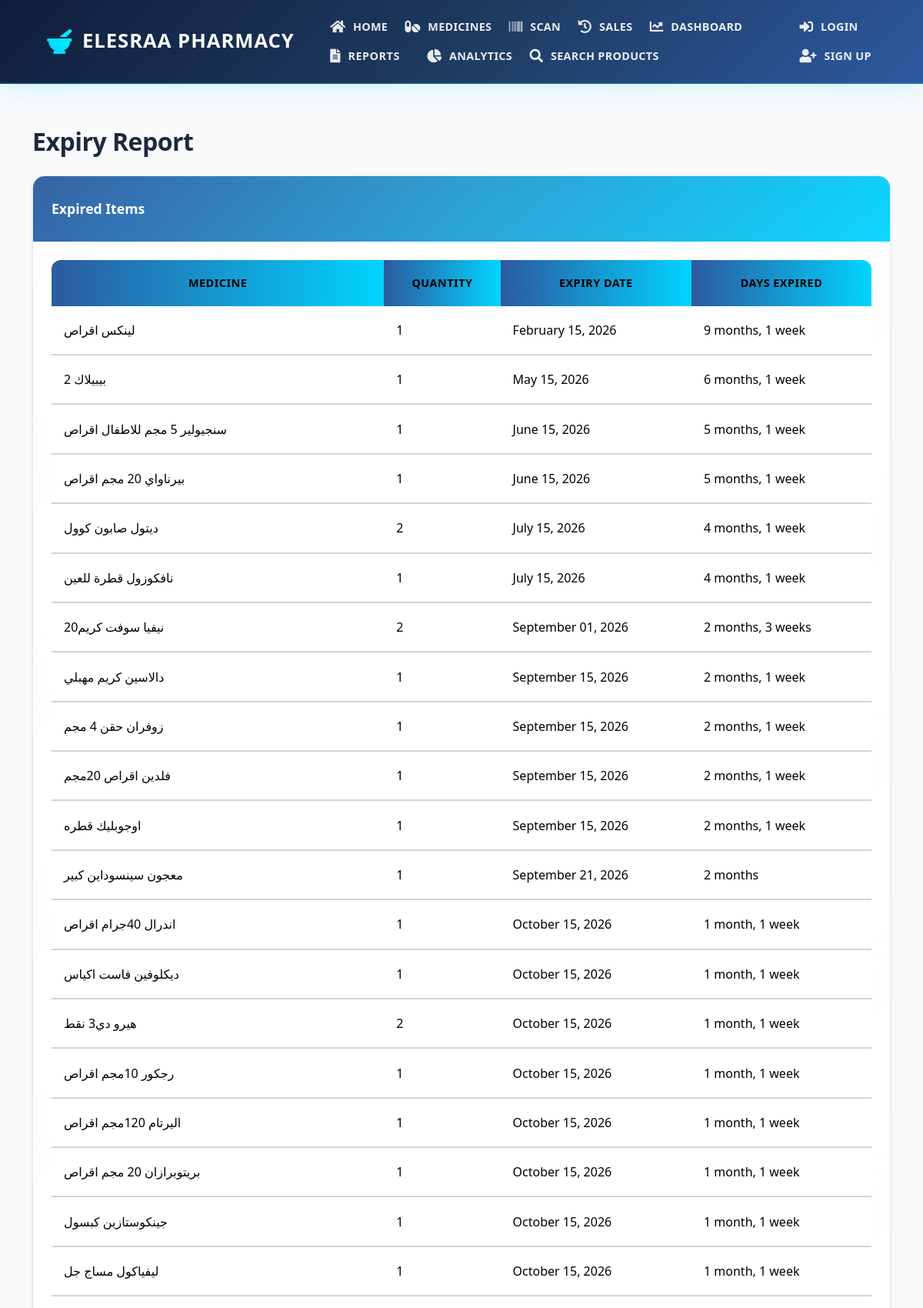
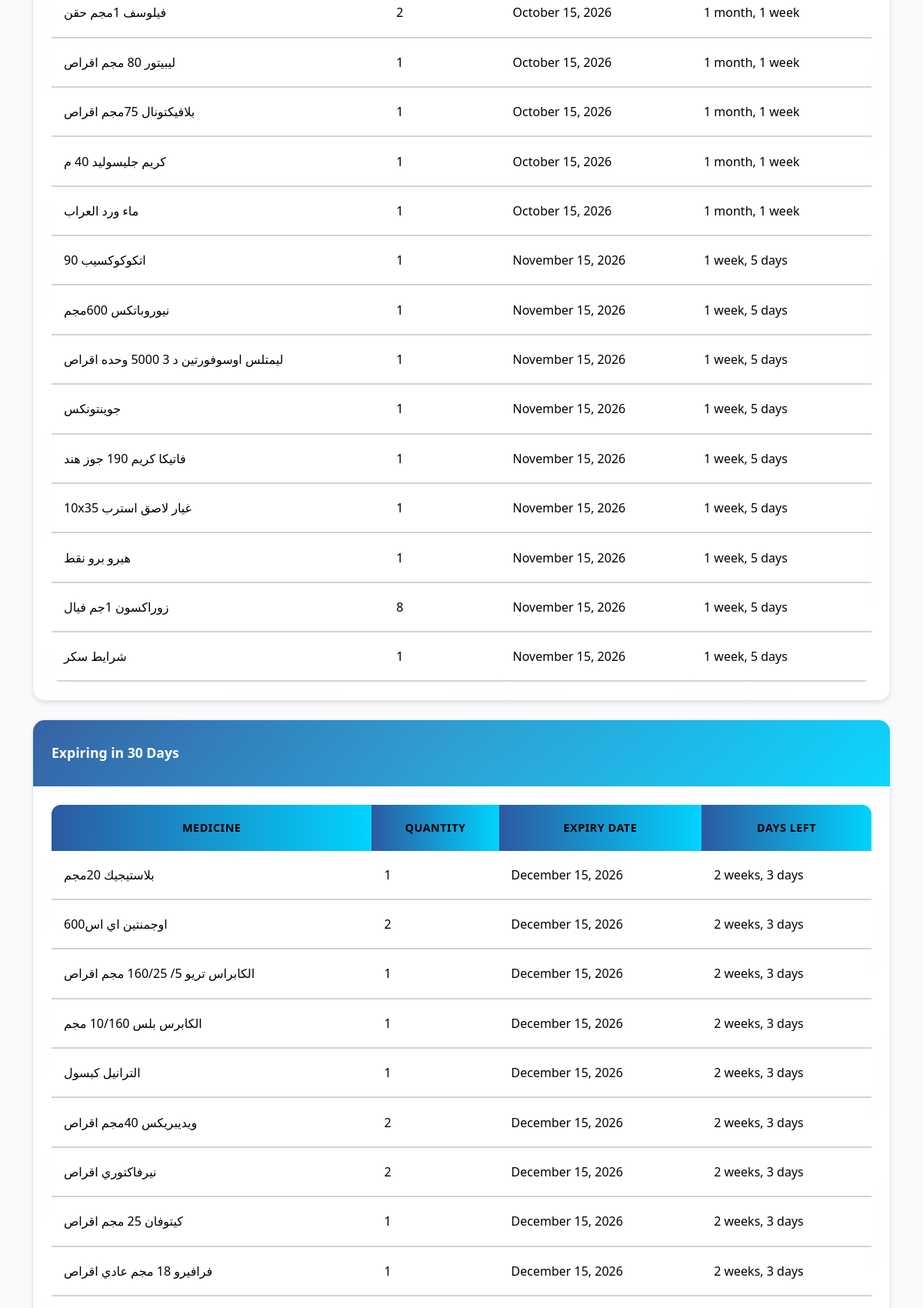
Page /reports/expiry/ (upper part) on the committed database (2 pictures, top to bottom).
### pharmacy/models.py (models this page shows, shortened)
class StockEntry(models.Model):
    medicine = models.ForeignKey(Medicine, on_delete=models.CASCADE, related_name='stock_entries')
    quantity = models.IntegerField()
    strips_remaining = models.IntegerField(null=True, blank=True, help_text="Actual strips remaining in this entry")
    expiration_date = models.DateField(null=False, blank=False)
    created_at = models.DateTimeField(auto_now_add=True)
    class Meta:
        ordering = ['expiration_date']
        constraints = [
            models.UniqueConstraint(fields=['medicine', 'expiration_date'], name='unique_medicine_expiration')
        ]

class Medicine(models.Model):
    CATEGORY_CHOICES = [
        ('OTC', 'Over The Counter'),
        ('PRE', 'Prescription'),
        ('SUP', 'Supplements'),
        ('COS', 'Cosmetics'),
    ]
    name = models.CharField(max_length=200)
    description = models.TextField()
    price = models.DecimalField(max_digits=10, decimal_places=2)
    purchase_price = models.DecimalField(
        max_digits=10,
        decimal_places=2,
        help_text="Cost price of the product"
    )
    stock = models.IntegerField(default=0)
    category = models.CharField(max_length=3, choices=CATEGORY_CHOICES)
    image = models.ImageField(upload_to='medicines/', null=True, blank=True)
    barcode = models.ImageField(upload_to='barcodes/', blank=True)
    barcode_number = models.CharField(max_length=13, unique=True)
    created_at = models.DateTimeField(auto_now_add=True)
    updated_at = models.DateTimeField(auto_now=True)
    is_active = models.BooleanField(default=True)
    reorder_level = models.IntegerField(default=10, help_text="Minimum stock level before reorder")
    strips_per_box = models.PositiveIntegerField(
        default=1,
        help_text="Number of strips per box"
    )
    can_sell_strips = models.BooleanField(
        default=True,
        help_text="Allow selling individual strips"
    )
    strip_price = models.DecimalField(
        max_digits=10,
        decimal_places=2,
        null=True,
        blank=True,
        help_text="Price per strip (optional - if not set, will be calculated from box price)"
    )
    class Meta:
        ordering = ['name']

### pharmacy/views.py (the view)
# urls.py: path('expiry/', views.expiry_report, name='expiry_report'),
def expiry_report(request):
    today = timezone.now().date()
    active_stock_entries = StockEntry.objects.filter(quantity__gt=0).select_related('medicine')
    expiring_30 = active_stock_entries.filter(
        expiration_date__range=[today, today + timezone.timedelta(days=30)]
    )
    expiring_60 = active_stock_entries.filter(
        expiration_date__range=[
            today + timezone.timedelta(days=31),
            today + timezone.timedelta(days=60)
        ]
    )
    expiring_90 = active_stock_entries.filter(
        expiration_date__range=[
            today + timezone.timedelta(days=61),
            today + timezone.timedelta(days=90)
        ]
    )
    expired = active_stock_entries.filter(
        expiration_date__lt=today
    )
    context = {
        'expiring_30': expiring_30,
        'expiring_60': expiring_60,
        'expiring_90': expiring_90,
        'expired': expired,
    }
    return render(request, 'pharmacy/reports/expiry_report.html', context)

### pharmacy/context_processors.py (called while the page is built)
def guest_contact(request):
    return {'whatsapp_number': settings.WHATSAPP_NUMBER}

### code backup/pharmacy/templates/pharmacy/reports/expiry_report.html (shortened to what this page needs)
{% extends 'pharmacy/base.html' %}
{% block content %}
<div class="container mt-4">
    <h2 class="mb-4">Expiry Report</h2>
    <div class="card mb-4">
        <div class="card-header bg-danger text-white">
            <h5 class="mb-0">Expired Items</h5>
        </div>
        <div class="card-body">
            <div class="table-responsive">
                <table class="table">
                    <thead>
                        <tr>
                            <th>Medicine</th>
                            <th>Quantity</th>
                            <th>Expiry Date</th>
                            <th>Days Expired</th>
                        </tr>
                    </thead>
                    <tbody>
                        {% for entry in expired %}
                        <tr>
                            <td>{{ entry.medicine.name }}</td>
                            <td>{{ entry.quantity }}</td>
                            <td>{{ entry.expiration_date|date:"F d, Y" }}</td>
                            <td>{{ entry.expiration_date|timesince }}</td>
                        </tr>
                        {% empty %}
                        <tr>
                            <td colspan="4" class="text-center">No expired items</td>
                        </tr>
                        {% endfor %}
                    </tbody>
                </table>
            </div>
        </div>
    </div>
    <div class="card mb-4">
        <div class="card-header bg-warning">
            <h5 class="mb-0">Expiring in 30 Days</h5>
        </div>
        <div class="card-body">
            <div class="table-responsive">
                <table class="table">
                    <thead>
                        <tr>
                            <th>Medicine</th>
                            <th>Quantity</th>
                            <th>Expiry Date</th>
                            <th>Days Left</th>
                        </tr>
                    </thead>
                    <tbody>
                        {% for entry in expiring_30 %}
                        <tr>
                            <td>{{ entry.medicine.name }}</td>
                            <td>{{ entry.quantity }}</td>
                            <td>{{ entry.expiration_date|date:"F d, Y" }}</td>
                            <td>{{ entry.expiration_date|timeuntil }}</td>
                        </tr>
                        {% empty %}
                        <tr>
                            <td colspan="4" class="text-center">No items expiring in 30 days</td>
                        </tr>
                        {% endfor %}
                    </tbody>
                </table>
            </div>
        </div>
    </div>
</div>
{% endblock %}

### pharmacy/static/pharmacy/css/style.css (style rules this page uses)
:root { --primary-color: #1e3a5f; --primary-light: #2c5aa0; --primary-dark: #0f1e3c; --secondary-color: #00d4ff; --accent-color: #00f0ff; --neon-pink: #ff006e; --neon-purple: #8338ec; --neon-cyan: #00f5ff; --success-color: #10b981; --success-light: #34d399; --warning-color: #f59e0b; --warning-light: #fbbf24; --danger-color: #ef4444; --danger-light: #f87171; --info-color: #0ea5e9; --dark-bg: #0f172a; --light-bg: #f8fafc; --darker-bg: #06111f; --glass-bg: rgba(255, 255, 255, 0.7); --glass-dark-bg: rgba(30, 58, 95, 0.1); --text-primary: #1e293b; --text-secondary: #64748b; --text-light: #94a3b8; --border-color: #e2e8f0; --border-light: #cbd5e1; --border-dark: #1e293b; --shadow-sm: 0 1px 2px 0 rgba(0, 0, 0, 0.05); --shadow-md: 0 4px 6px -1px rgba(0, 0, 0, 0.1); --shadow-lg: 0 10px 15px -3px rgba(0, 0, 0, 0.1); --shadow-xl: 0 20px 25px -5px rgba(0, 0, 0, 0.1); --shadow-2xl: 0 25px 50px -12px rgba(0, 0, 0, 0.25); --shadow-glow: 0 0 30px rgba(0, 212, 255, 0.3); --shadow-glow-strong: 0 0 50px rgba(0, 212, 255, 0.5); --transition-fast: 0.15s cubic-bezier(0.4, 0, 0.2, 1); --transition-base: 0.3s cubic-bezier(0.4, 0, 0.2, 1); --transition-slow: 0.5s cubic-bezier(0.4, 0, 0.2, 1); --transition-slowest: 0.8s cubic-bezier(0.4, 0, 0.2, 1); --glass-blur: blur(10px); --glass-blur-strong: blur(20px); }
html, body { overflow-x: hidden; width: 100%; margin: 0; padding: 0; font-family: 'Segoe UI', -apple-system, BlinkMacSystemFont, 'Helvetica Neue', sans-serif; background-color: var(--light-bg); color: var(--text-primary); }
* { box-sizing: border-box; }
.card { border: 1px solid var(--border-color); border-radius: 16px; box-shadow: var(--shadow-md); transition: all var(--transition-base); background: linear-gradient(135deg, rgba(255, 255, 255, 0.95), rgba(255, 255, 255, 0.9)); backdrop-filter: var(--glass-blur); overflow: hidden; animation: slideUp 0.4s ease-out; position: relative; }
.card::before { content: ''; position: absolute; top: 0; left: 0; right: 0; height: 1px; background: linear-gradient(to right, transparent, rgba(255, 255, 255, 0.5), transparent); opacity: 0; transition: opacity var(--transition-base); }
.card-header { background: linear-gradient(135deg, var(--primary-light) 0%, var(--secondary-color) 100%); color: white; border: none; padding: 2rem 1.5rem; font-weight: 700; position: relative; overflow: hidden; }
.card-header::after { content: ''; position: absolute; top: -50%; right: -50%; width: 200%; height: 200%; background: radial-gradient(circle, rgba(255, 255, 255, 0.1), transparent); animation: shimmerMove 6s infinite; }
.card-header h5, .card-title { color: white; margin: 0; font-weight: 700; position: relative; z-index: 1; }
.card-body { padding: 1.5rem; }
.table { margin-bottom: 0; border-radius: 12px; overflow: hidden; }
.table thead { background: linear-gradient(90deg, var(--primary-light) 0%, var(--secondary-color) 100%); color: white; }
.table th { border: none; padding: 1.2rem 1rem; font-weight: 700; text-align: center; text-transform: uppercase; letter-spacing: 0.5px; font-size: 0.9rem; background: linear-gradient(90deg, var(--primary-light) 0%, var(--secondary-color) 100%); }
.table th:first-child { border-radius: 12px 0 0 0; }
.table th:last-child { border-radius: 0 12px 0 0; }
.table td { padding: 1.2rem 1rem; border-bottom: 2px solid var(--border-light); vertical-align: middle; }
.table tbody tr { transition: all var(--transition-base); background: linear-gradient(to right, transparent, transparent); }
.table tbody tr:last-child td { border-bottom: 2px solid var(--border-light); border-radius: 0 0 12px 12px; }
html { scroll-behavior: smooth; }
* { transition: background-color var(--transition-fast), border-color var(--transition-fast); }
h2 { font-size: 2rem; font-weight: 800; margin-bottom: 1.2rem; letter-spacing: -0.5px; }
h5 { font-size: 1.1rem; font-weight: 700; margin-bottom: 0.6rem; }

### rows in the picture
StockEntry: medicine.name "لينكس اقراص", quantity "1", expiration_date "February 15, 2026", expiration_date "9 months, 1 week"
StockEntry: medicine.name "بيبيلاك 2", quantity "1", expiration_date "May 15, 2026", expiration_date "6 months, 1 week"
StockEntry: medicine.name "سنجيولير 5 مجم للاطفال اقراص", quantity "1", expiration_date "June 15, 2026", expiration_date "5 months, 1 week"
StockEntry: medicine.name "بيرناواي 20 مجم اقراص", quantity "1", expiration_date "June 15, 2026", expiration_date "5 months, 1 week"
StockEntry: medicine.name "ديتول صابون كوول", quantity "2", expiration_date "July 15, 2026", expiration_date "4 months, 1 week"
StockEntry: medicine.name "نافكوزول قطرة للعين", quantity "1", expiration_date "July 15, 2026", expiration_date "4 months, 1 week"
StockEntry: medicine.name "نيفيا سوفت كريم20", quantity "2", expiration_date "September 01, 2026", expiration_date "2 months, 3 weeks"
StockEntry: medicine.name "دالاسين كريم مهبلي", quantity "1", expiration_date "September 15, 2026", expiration_date "2 months, 1 week"
StockEntry: medicine.name "زوفران حقن 4 مجم", quantity "1", expiration_date "September 15, 2026", expiration_date "2 months, 1 week"
StockEntry: medicine.name "فلدين اقراص 20مجم", quantity "1", expiration_date "September 15, 2026", expiration_date "2 months, 1 week"
StockEntry: medicine.name "اوجوبليك قطره", quantity "1", expiration_date "September 15, 2026", expiration_date "2 months, 1 week"
StockEntry: medicine.name "معجون سينسوداين كبير", quantity "1", expiration_date "September 21, 2026", expiration_date "2 months"
StockEntry: medicine.name "اندرال 40جرام اقراص", quantity "1", expiration_date "October 15, 2026", expiration_date "1 month, 1 week"
StockEntry: medicine.name "ديكلوفين فاست اكياس", quantity "1", expiration_date "October 15, 2026", expiration_date "1 month, 1 week"
StockEntry: medicine.name "هيرو دي3 نقط", quantity "2", expiration_date "October 15, 2026", expiration_date "1 month, 1 week"
StockEntry: medicine.name "رجكور 10مجم اقراص", quantity "1", expiration_date "October 15, 2026", expiration_date "1 month, 1 week"
StockEntry: medicine.name "اليرتام 120مجم اقراص", quantity "1", expiration_date "October 15, 2026", expiration_date "1 month, 1 week"
StockEntry: medicine.name "بريتوبرازان 20 مجم اقراص", quantity "1", expiration_date "October 15, 2026", expiration_date "1 month, 1 week"
StockEntry: medicine.name "جينكوستازين كبسول", quantity "1", expiration_date "October 15, 2026", expiration_date "1 month, 1 week"
StockEntry: medicine.name "ليفياكول مساج جل", quantity "1", expiration_date "October 15, 2026", expiration_date "1 month, 1 week"
StockEntry: medicine.name "فيلوسف 1مجم حقن", quantity "2", expiration_date "October 15, 2026", expiration_date "1 month, 1 week"
StockEntry: medicine.name "ليبيتور 80 مجم اقراص", quantity "1", expiration_date "October 15, 2026", expiration_date "1 month, 1 week"
StockEntry: medicine.name "بلافيكتونال 75مجم اقراص", quantity "1", expiration_date "October 15, 2026", expiration_date "1 month, 1 week"
StockEntry: medicine.name "كريم جليسوليد 40 م", quantity "1", expiration_date "October 15, 2026", expiration_date "1 month, 1 week"
StockEntry: medicine.name "ماء ورد العراب", quantity "1", expiration_date "October 15, 2026", expiration_date "1 month, 1 week"
StockEntry: medicine.name "اتكوكوكسيب 90", quantity "1", expiration_date "November 15, 2026", expiration_date "1 week, 5 days"
StockEntry: medicine.name "نيوروباتكس 600مجم", quantity "1", expiration_date "November 15, 2026", expiration_date "1 week, 5 days"
StockEntry: medicine.name "ليمتلس اوسوفورتين د 3 5000 وحده اقراص", quantity "1", expiration_date "November 15, 2026", expiration_date "1 week, 5 days"
StockEntry: medicine.name "جوينتونكس", quantity "1", expiration_date "November 15, 2026", expiration_date "1 week, 5 days"
StockEntry: medicine.name "فاتيكا كريم 190 جوز هند", quantity "1", expiration_date "November 15, 2026", expiration_date "1 week, 5 days"
StockEntry: medicine.name "10x35 غيار لاصق استرب", quantity "1", expiration_date "November 15, 2026", expiration_date "1 week, 5 days"
StockEntry: medicine.name "هيرو برو نقط", quantity "1", expiration_date "November 15, 2026", expiration_date "1 week, 5 days"
StockEntry: medicine.name "زوراكسون 1جم فيال", quantity "8", expiration_date "November 15, 2026", expiration_date "1 week, 5 days"
StockEntry: medicine.name "شرايط سكر", quantity "1", expiration_date "November 15, 2026", expiration_date "1 week, 5 days"
StockEntry: medicine.name "بلاستيجيك 20مجم", quantity "1", expiration_date "December 15, 2026", expiration_date "2 weeks, 3 days"
StockEntry: medicine.name "اوجمنتين اي اس600", quantity "2", expiration_date "December 15, 2026", expiration_date "2 weeks, 3 days"
StockEntry: medicine.name "الكابراس تريو 5/ 160/25 مجم اقراص", quantity "1", expiration_date "December 15, 2026", expiration_date "2 weeks, 3 days"
StockEntry: medicine.name "الكابرس بلس 10/160 مجم", quantity "1", expiration_date "December 15, 2026", expiration_date "2 weeks, 3 days"
StockEntry: medicine.name "الترانيل كبسول", quantity "1", expiration_date "December 15, 2026", expiration_date "2 weeks, 3 days"
StockEntry: medicine.name "ويديبريكس 40مجم اقراص", quantity "2", expiration_date "December 15, 2026", expiration_date "2 weeks, 3 days"
StockEntry: medicine.name "نيرفاكتوري اقراص", quantity "2", expiration_date "December 15, 2026", expiration_date "2 weeks, 3 days"
StockEntry: medicine.name "كيتوفان 25 مجم اقراص", quantity "1", expiration_date "December 15, 2026", expiration_date "2 weeks, 3 days"
StockEntry: medicine.name "فرافيرو 18 مجم عادي اقراص", quantity "1", expiration_date "December 15, 2026", expiration_date "2 weeks, 3 days"
